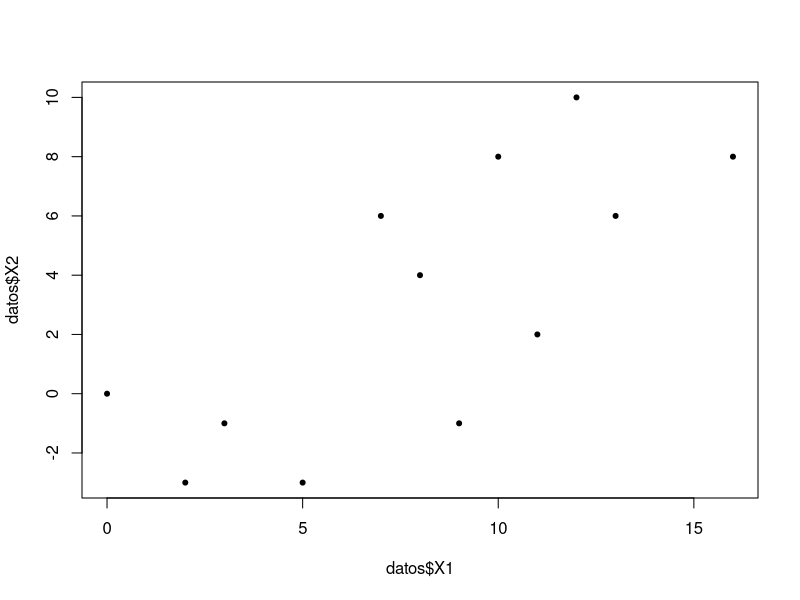
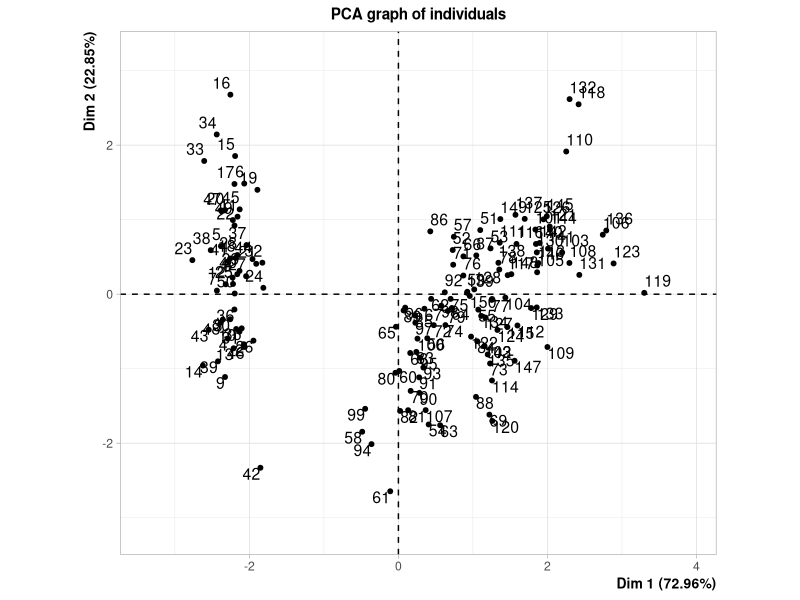
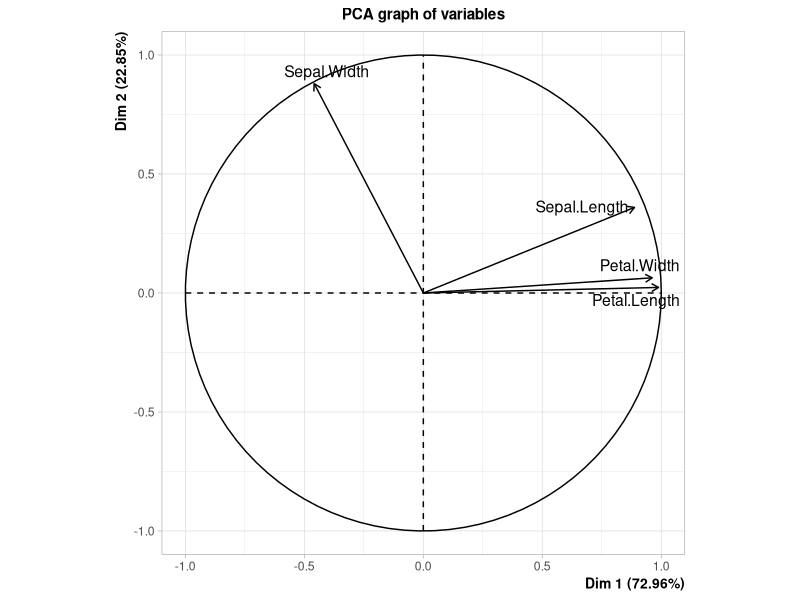
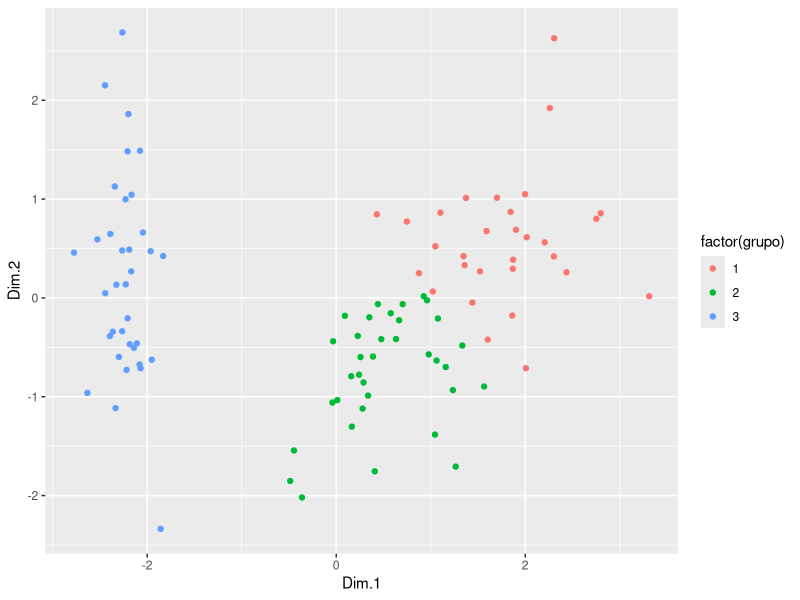
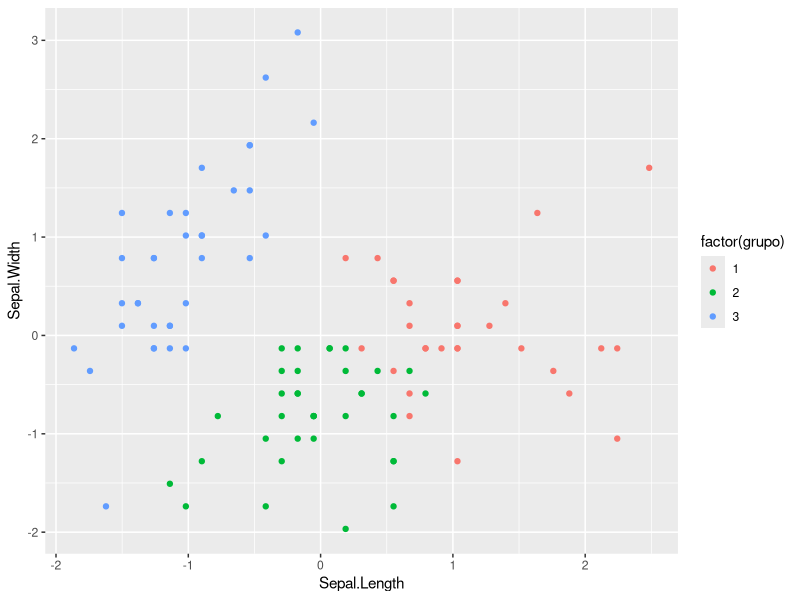

The R source for these figures, in order:
# 
# datos <- read.delim("clipboard")
# dput(datos)

datos <- data.frame(ID = 1:12, X1 = c(16L, 12L, 13L, 11L, 10L, 9L, 
                                          8L, 7L, 5L, 3L, 2L, 0L), 
                        X2 = c(8L, 10L, 6L, 2L, 8L, -1L, 4L, 
                             6L, -3L, -1L, -3L, 0L), stringsAsFactors = F)
cor(datos[,-1])
cov(datos[,-1])
colMeans(datos[,-1])
plot(datos$X1, datos$X2, pch = 20)

datosC <- datos
datosC[,-1] <- scale(datosC[,-1], center = T,scale = F)
colMeans(datosC[,-1])
cov(datosC[,-1])
cor(datosC[,-1])

X_c <- datosC[,-1]
n <- nrow(X_c)
nsimula <- 8
Y1 <- matrix(0, n, nsimula)
Y2 <- matrix(0, n, nsimula)

for(i in 1:n){
  for(j in 1:nsimula){
    Y1[i,j] <- X_c[i,1] * cos(j * 10 / 180 * pi) + X_c[i,1] * sin((j * 10 / 180) * pi) 
    Y2[i,j] <- -X_c[i,1] * sin(j * 10 / 180 * pi) + X_c[i,1] * cos((j * 10 / 180) * pi)
    }
}

var_y1 <- diag(cov(Y1))
var_y2 <- diag(cov(Y2))
var_y1 + var_y2
var_y1 / (var_y1 + var_y2) # j = 4 , retiene el 99%

# En 40 grados se maximiza
4 * 10 / 180 * pi


############# 43.261
Comp <- matrix(0, n, 2)
for(i in 1:n){
    Comp[i,1] <- X_c[i,1] * cos(43.261 / 180 * pi) + X_c[i,2] * sin(43.261 / 180 * pi) 
    Comp[i,2] <- -X_c[i,1] * sin(43.261 / 180 * pi) + X_c[i,2] * cos(43.261 / 180 * pi)
  }

cov(Comp)
diag(cov(Comp))
diag(cov(Comp))[1] / sum(diag(cov(Comp)))


# Eigenvectores y eigenvalores
S <- cov(X_c)
eigen(S)
C1 <- -0.72 * X_c[,1] - 0.68 *  X_c[,2]
var(C1)
sum(diag(S))
var(C1) / sum(diag(S)) # Proporción de variabilidad explicada por C1 (sobre la varianza total) 

################ Ejemplo #######################################
library(FactoMineR)
data(iris)
df <- iris[,-5]
cov(df)
df_escalado <- scale(df)
cov(df_escalado)
colMeans(df_escalado)

pca_iris <- PCA(X = df_escalado,graph = F, scale.unit = F)
# Porcentajes de explicación de varianza de cada componente (eigenvalores)
pca_iris$eig # Valores propios
df_componentes <- pca_iris$ind$coord # Componentes principales 
cor(df_componentes)

PCA(X = df_escalado,graph = T, scale.unit = F)

# a_i, pesos para hacer la combinación lineal
pca_iris$var$coord
head(df_escalado)
# Revisar
 #0.8871966 * -0.8976739 -0.4586063 * 1.01560199  + 0.9882445 * -1.335752 + 0.9617570 *  -1.311052

# Norma de la primera componente principal
t(matrix(pca_iris$ind$coord[,1])) %*% matrix(pca_iris$ind$coord[,1])

# modelo <- RandomForest(iris$Species ~ df_componentes[,1] + df_componentes[,2] )
# modelo <- RandomForest(Species ~ ., data = iris)


df_contribuciones <- pca_iris$ind$contrib
colSums(pca_iris$ind$contrib)
# que tna bien representados quedan los individuos en cada una de las componentes principales
df_cos <- pca_iris$ind$cos2
rowSums(df_cos)

pca_iris$var$coord
# 0.89 * Sepal.Length - 0.45 * Sepal.Width + 0.98 * Petal.Length + 0.96 * Petal.Width 


# Cada componente con que variable está correlacionado
pca_iris$var$cor
cor(iris$Sepal.Length, pca_iris$ind$coord[,1]) # Correlación de SepalLength con la 1ra comp princ.


# c1 = a1 X1 + a2 X2 + a3 X3
# c2 = 
# Para reconstruir a partir de las variables originales escaladas como crear una lineal
loadings <- sweep(pca_iris$var$coord,2,sqrt(pca_iris$eig[,1]),FUN="/")
0.5210659 * iris$Sepal.Length[1] + -0.2693474 * iris$Sepal.Width[1] +
  0.5804131 * iris$Petal.Length[1]  + 0.5648565 * iris$Petal.Width[1] 

# Con kmeans haciendo 2 componentes principales

############### Ejercicio #######################################
# Objetivo clasificar de forma supervisada las 150 flores a partir de ACP
# Paso 1: Crear las componentes principales
pca_iris <- FactoMineR::PCA(df_escalado, graph = F)
componentes <- pca_iris$ind$coord

# Paso2: Evaluar con cuantas con componentes me puedo quedar
pca_iris$eig
# Me quedo con dos componentes

# Selecciona un conjunto de prueba para realizar mi clasificación no supervisada
set.seed(12345)
train <- as.data.frame(df_escalado[sample(150, 100),])
# Paso3: COnservar las dos primeras componentes principales
componentes_train <- FactoMineR::predict.PCA(pca_iris, train)
componentes_train <- as.data.frame(componentes_train$coord[,1:2])
kmedias <- kmeans(componentes_train, centers = 3)

train$grupo <- kmedias$cluster
componentes_train$grupo <- kmedias$cluster
aggregate(Sepal.Length ~ grupo, FUN = mean , data = train)
aggregate(Sepal.Width ~ grupo, FUN = mean , data = train)
library(ggplot2)
ggplot(data = componentes_train, aes(x = Dim.1 , Dim.2, color = factor(grupo))) +
  geom_point()


ggplot(data = train, aes(x = Sepal.Length , Sepal.Width, color = factor(grupo))) +
  geom_point()

# Si lo hiciera con la información recomendación
kmedias2 <- kmeans(iris[,-5], centers = 3)
